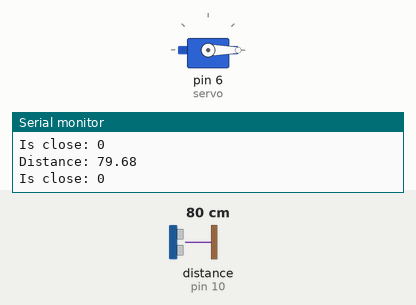
Recording of a sketch running on a simulated Arduino Uno, built with avr-gcc and run on an emulated ATmega328P. Parts: servo, the last lines printed to the serial monitor. Wiring (inferred from the names in the program): ultrasonic range finder: trigger pin 9; echo pin 10. The inputs (shaded band) are chosen by the test bench; at power-on: distance to the obstacle (sensor on pin 10) 80 cm. The echo pulse lasts 58.3 µs per cm.

Above: at 1.2 s.
1.3 s: distance to the obstacle (sensor on pin 10) set to 56 cm
2.8 s: distance to the obstacle (sensor on pin 10) set to 45 cm
At 3.5 s:
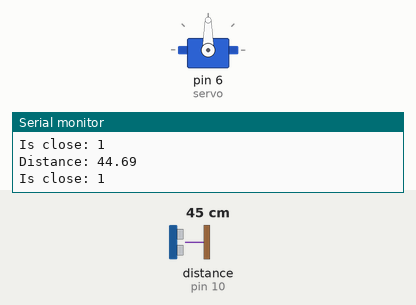
4.3 s: distance to the obstacle (sensor on pin 10) set to 60 cm
At 5.6 s:
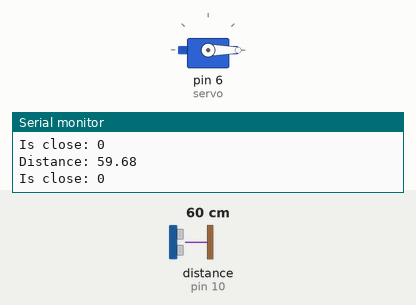
5.9 s: distance to the obstacle (sensor on pin 10) set to 2 cm
At 6.8 s:
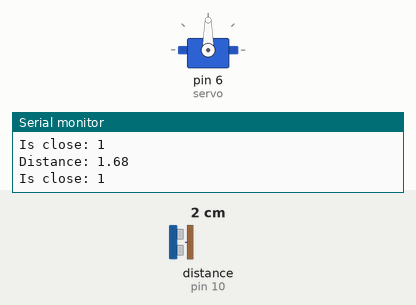
Timing chart, 0 to 8.4 s (numbered marks = the images above; inputs shaded):
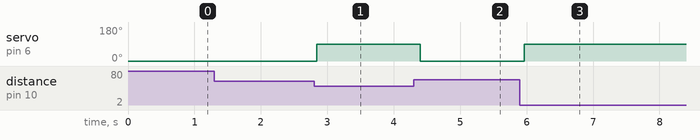

Measured:
- the behaviour switches between 51 and 50 cm on distance to the obstacle (sensor on pin 10) (found by bisection; images 0 and 1)
- after the input at 2.8 s, servo on pin 6 (servo): 0° → 90° at once
- after the input at 4.3 s, servo on pin 6 (servo): 90° → 0° after 0.10 s
- after the input at 5.9 s, servo on pin 6 (servo): 0° → 90° after 0.07 s

The sketch:

light.ino
```cpp
/*
  Created by: Huzaifa Khalid
  Created on: April 2023
  Uses distance sensor
*/
#include <Servo.h>
Servo servo;
const int TRIG_PIN = 9;
const int ECHO_PIN = 10;
bool isClose = false;

float duration, distance;

void setup() {
  pinMode(TRIG_PIN, OUTPUT);
  pinMode(ECHO_PIN, INPUT);
  Serial.begin(9600);
  servo.attach(6);
  servo.write(0);
}

void loop() {
  digitalWrite(TRIG_PIN, LOW);
  delayMicroseconds(2);
  digitalWrite(TRIG_PIN, HIGH);
  delayMicroseconds(10);
  digitalWrite(TRIG_PIN, LOW);

  duration = pulseIn(ECHO_PIN, HIGH);
  distance = (duration*.0343)/2;
  Serial.print("Distance: ");
  Serial.println(distance);
  if (distance <= 50) {
    isClose = true;
  } else {
    isClose = false;
  }
  Serial.print("Is close: ");
  Serial.println(isClose);
  if (isClose) {
    servo.write(90);
  } else {
    servo.write(0);
  }
  delay(100);
}
```
